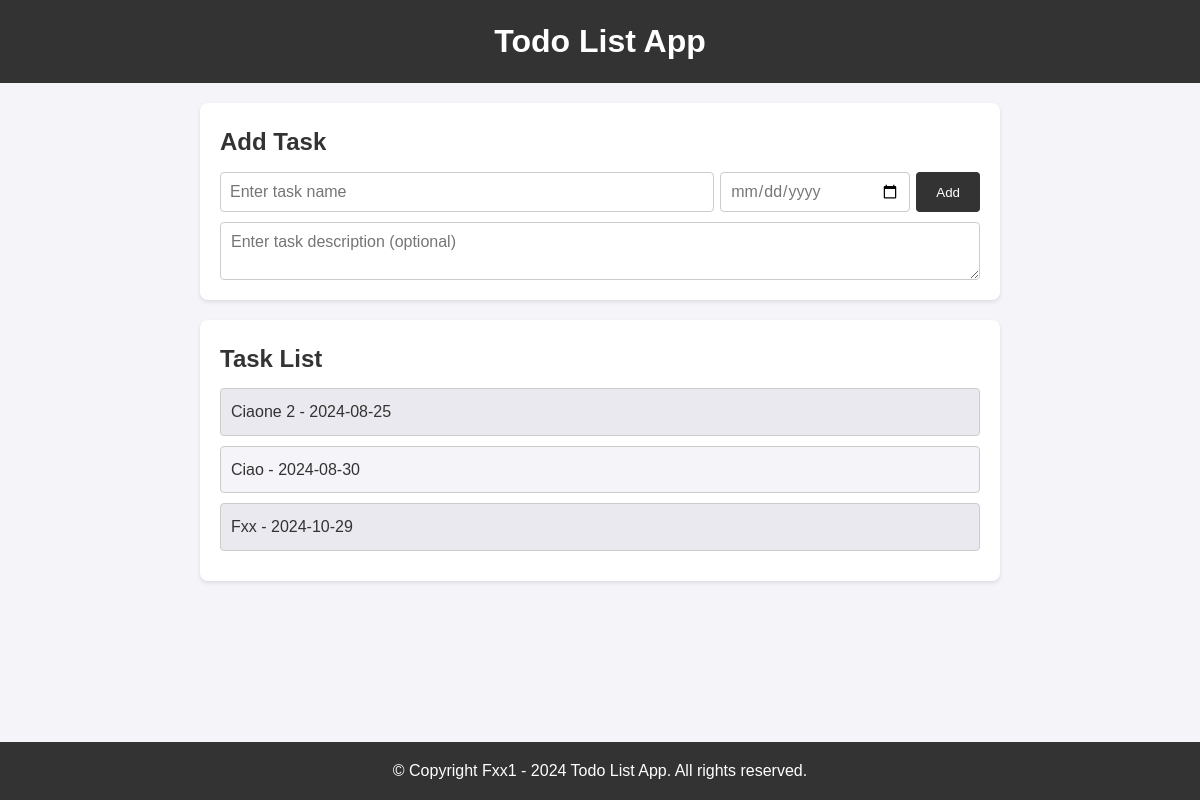
Before: / with the older database file.
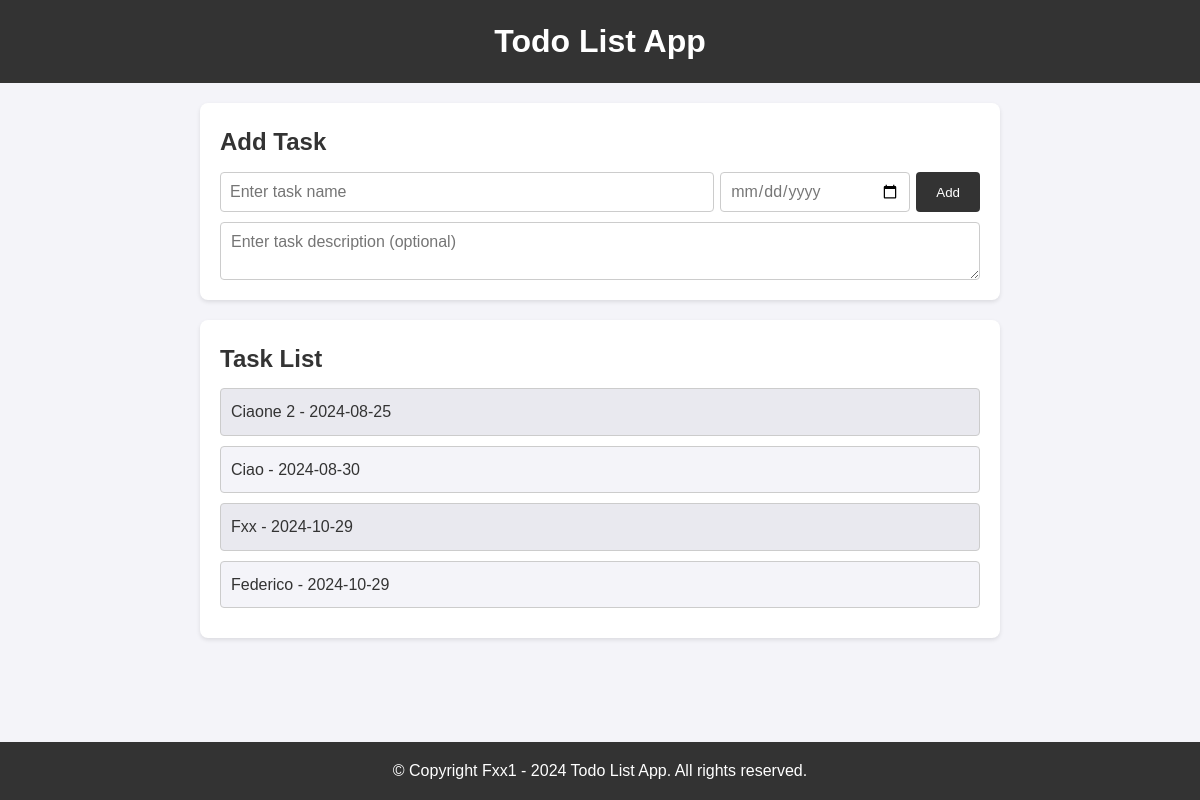
After: the same page with the newer database file.
### main.py (models this page shows, shortened)
class Task(db.Model):
    id: Mapped[int] = mapped_column(Integer, primary_key=True)
    name: Mapped[str] = mapped_column(String(250), unique=True, nullable=False)
    date: Mapped[str] = mapped_column(String(500), nullable=False)
    description: Mapped[str] = mapped_column(String(1000), nullable=False)

### main.py (the view, shortened to what this page needs)
@app.route('/', methods=["GET", "POST"])
def index():
    if request.method == "GET":
        tasks = Task.query.all()
        return render_template('index.html', tasks=tasks)

### templates/index.html (shortened to what this page needs)
<!DOCTYPE html>
<html lang="en">
  <head>
    <link
      rel="stylesheet"
      href="{{ url_for('static', filename='styles.css') }}"
    />
  </head>
  <body>
    <header>
      <h1>Todo List App</h1>
    </header>
    <main>
      <section id="task-form">
        <h2>Add Task</h2>
        <form action="{{ url_for('index') }}" method="POST">
          <div class="main-input">
            <input
              type="text"
              id="task-input"
              placeholder="Enter task name"
              name="name"
              required
            />
            <input
              type="date"
              id="date-input"
              placeholder="Enter task date"
              name="date"
              required
            />
            <button type="submit" value="add-task">Add</button>
          </div>
          <div class="description">
            <textarea
              id="description-input"
              placeholder="Enter task description (optional)"
              name="description"
            ></textarea>
          </div>
        </form>
      </section>
      <section id="task-list">
        <h2>Task List</h2>
        <ul>
          {% for task in tasks %}
            <li>{{ task.name }} - {{ task.date }}</li>
          {% endfor %}
        </ul>
      </section>
    </main>
    <footer>
      <p>&copy; Copyright Fxx1 - 2024 Todo List App. All rights reserved.</p>
    </footer>
  </body>
</html>

### static/styles.css (style rules this page uses)
* { margin: 0; padding: 0; box-sizing: border-box; }
body { background-color: #f4f4f9; color: #333; line-height: 1.6; }
body, form, input, textarea, button { font-family: "Lucida Sans", "Lucida Sans Regular", "Lucida Grande", "Lucida Sans Unicode", Geneva, Verdana, sans-serif; }
header { background: #333; color: #fff; padding: 1rem 0; text-align: center; margin-bottom: 20px; }
header h1 { font-size: 2rem; }
main { width: 80%; max-width: 800px; margin: 0 auto; }
section { background: #fff; margin-bottom: 20px; padding: 20px; border-radius: 8px; box-shadow: 0 2px 4px rgba(0, 0, 0, 0.1); }
section h2 { margin-bottom: 10px; font-size: 1.5rem; color: #333; }
.main-input { display: flex; justify-content: space-between; align-items: center; }
form input[type="text"] { width: 65%; height: 40px; padding: 9px; border: 1px solid #ccc; border-radius: 4px; font-size: 1rem; }
#date-input { width: 25%; height: 40px; padding: 9px; border: 1px solid #ccc; border-radius: 4px; font-size: 1rem; color: #777; }
textarea { display: block; width: 100%; margin-top: 10px; padding: 10px; border: 1px solid #ccc; border-radius: 4px; font-size: 1rem; }
form button { height: 40px; padding: 13px 20px; border: none; background: #333; color: #fff; border-radius: 4px; cursor: pointer; transition: background 0.3s ease; }
#task-list ul { list-style: none; }
#task-list li { background: #f4f4f9; margin-bottom: 10px; padding: 10px; border: 1px solid #ccc; border-radius: 4px; display: flex; justify-content: space-between; align-items: center; }
#task-list li:nth-child(odd) { background: #e9e9ef; }
footer { text-align: center; padding: 1rem 0; background: #333; color: #fff; position: absolute; bottom: 0; width: 100%; }
footer p { margin: 0; }

Changed rows visible on the page:
added Task: name "Federico", date "2024-10-29"
